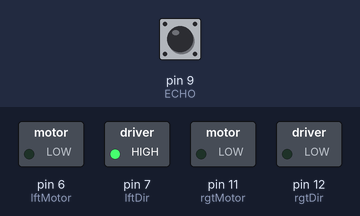
The sketch below on a simulated Arduino Uno, built with avr-gcc and run on an emulated ATmega328P. On the bench: switched loads named in the sketch (green lamp = pin HIGH). The inputs (shaded band) are chosen by the test bench; at power-on: pin 9 (ECHO) LOW. Pins used as bus, display or sensor lines are not drawn.

Above: at 1.2 s.
1.3 s: pin 9 (ECHO) pulsed HIGH 2 times (0.12 s each, 0.3 s apart)
At 2.0 s:
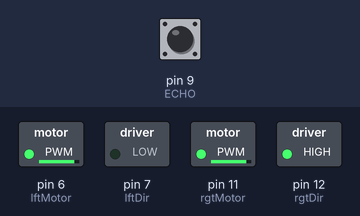
4.3 s: pin 9 (ECHO) pulsed HIGH 5 times (0.12 s each, 0.3 s apart)
At 7.9 s:
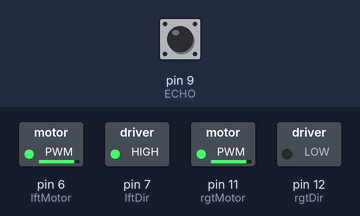
Timing chart, 0 to 9.4 s (numbered marks = the images above; inputs shaded):
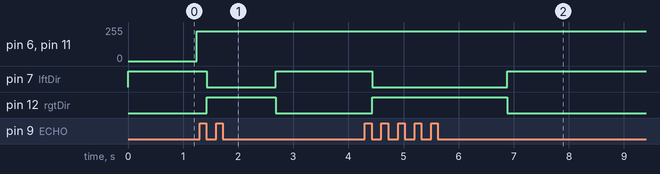

Measured:
- after the input at 1.3 s, pin 7 (lftDir): HIGH → LOW after 0.13 s, → HIGH 1.3 s later; pin 12 (rgtDir): LOW → HIGH after 0.13 s, → LOW 1.3 s later
- after the input at 4.3 s, pin 6 (lftMotor), pin 11 (rgtMotor): stays 225/255 (without the input it goes to 170/255 after 16.1 s); pin 7 (lftDir): HIGH → LOW after 0.13 s, → HIGH 2.5 s later; pin 12 (rgtDir): LOW → HIGH after 0.13 s, → LOW 2.5 s later

The sketch:

onetank.ino
```cpp
/*  ONE TANK FREE MOVE
    ---REFERS---
https://www.gitbook.com/book/smartarduino/user-manual-for-2-way-motor-16-way-servos-shield/details
http://www.smartarduino.com/view.php?id=94895
http://playground.arduino.cc/Main/AdafruitMotorShield
 */

int lftMotor  = 6;      // MOTOR A - PIN 11 POWER
int lftDir    = 7;      // MOTOR A - PIN 7  DIRECTION
int rgtMotor  = 11;     // MOTOR B - PIN 6  POWER
int rgtDir    = 12;     // MOTOR B - PIN 12 DIRECTION

int spdMotor  = 200;    // MOROT SPEED STEP 5


// 초음파 센서
int TRIG = 8;
int ECHO = 9;

void setup()
{
    Serial.begin(9600);

    // MOTOR NO NEED TO SETUP ANALOG OUTPUT
    pinMode(lftDir, OUTPUT);
    pinMode(rgtDir, OUTPUT);
    digitalWrite(lftDir, HIGH);
    digitalWrite(rgtDir, LOW);

    //SENSOR
    pinMode(TRIG, OUTPUT);
    pinMode(ECHO, INPUT);

}

void loop()
{
    if ( dist_short() < 15 )
        front();
    else
        back();
}

int dist_short()
{
    float duration, distance;
    digitalWrite(TRIG, HIGH);
    delay(10);
    digitalWrite(TRIG, LOW);

    // ECHO 이 HIGH를 유지한 시간을 저장 한다.
    duration = pulseIn(ECHO, HIGH);
    // HIGH 였을 때 시간(초음파가 보냈다가 다시 들어온 시간)을 가지고 거리를 계산 한다.
    // 340은 초당 초음파(소리)의 속도, 10000은 밀리세컨드를 세컨드로, 왕복거리이므로 2로 나눠준다.
    distance = ((float)(340 * duration) / 10000) / 2;

    //시리얼모니터에 Echo가 HIGH인 시간 및 거리를 표시해준다.
    //Serial.print("Duration:");
    //Serial.print(duration);
    //Serial.print("\nDIstance:");
    //Serial.print(distance);
    //Serial.println("cm\n");
    delay(10);
    return distance;
}

void go()
{
    for (int pos = 0 ; pos <= 225; pos += 5) {
        analogWrite(lftMotor, pos);
        analogWrite(rgtMotor, pos);

        //analogWrite(lftMotor, spdMotor);
        //analogWrite(rgtMotor, spdMotor);
        // WAIT FOR MOTOR MOVE
        delay(5);
    }
    //delay(5);
}

void front()
{
    // FORWORD STEP (range from 0 to 255):
    digitalWrite(lftDir, HIGH);
    digitalWrite(rgtDir, LOW);
    go();
}

void back()
{
    // BACK STEP (range from 0 to 255):
    digitalWrite(lftDir, LOW);
    digitalWrite(rgtDir, HIGH);
    go();
}

void right()
{
}

void left()
{
}
```
